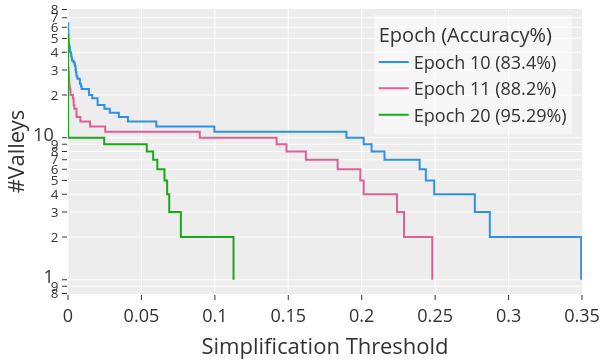

The code cell stored with this chart in its notebook:
### Code cell
data = data.sort_values(by=["epoch", "Number of Minima"], ascending=False)
fig = make_subplots(rows=1, cols=1, shared_yaxes=True)

accuracies = [83.4, 88.2, 95.29]

for i, (e, df) in enumerate(data.groupby(["epoch"])):
	df = data[data["epoch"] == e].sort_values(by="Number of Minima", ascending=False)
	name = df["name"].unique()[0]

	trace = go.Scatter(x = df["Simplification Threshold"], y = df["Number of Minima"], mode="lines", line=dict(shape="hv"), name=f"Epoch {e[0]} ({accuracies[i]}%)", legendgrouptitle=dict(text="Epoch (Accuracy%)"), line_color=color_seq[i])

	fig.add_trace(
		trace,
		row=1,
		col=1,
	)

	fig.update_layout(margin=dict(l=0, r=0, t=0, b=0), width=300*2, height=180*2, font=dict(size=16))
	fig.update_xaxes(title_text="Simplification Threshold", title_standoff=18, automargin=True, range=[0, df["Simplification Threshold"].max()])
	fig.update_yaxes(title_text="#Valleys", type="log", title_standoff=18, automargin=True)

fig.update_layout(margin=dict(l=0, r=0, t=0, b=0), width=300*2, height=180*2, font=dict(size=18), showlegend=True, legend=dict(
xanchor="right", yanchor="top", x=0.98, y=0.98, bgcolor="rgba(255,255,255,0.5)", font=dict(size=18)))
fig.update_xaxes(title_text="Simplification Threshold", title_standoff=18, automargin=True, range=[0, 0.35])
fig.update_yaxes(title_text="#Valleys", type="log", title_standoff=18, automargin=True)
fig.write_image(f"plots/mnist-vgg-b10,11,20.png", scale=2)
fig.show()

### Figure 1 — Plotly figure (JSON) as saved in the notebook; plotly's stock layout.template omitted (floating-point values rounded to 4 significant figures)
{"data": [{"legendgrouptitle": {"text": "Epoch (Accuracy%)"}, "line": {"color": "#2E91E5", "shape": "hv"}, "mode": "lines", "name": "Epoch 10 (83.4%)", "type": "scatter", "x": [0.0, 4.78e-05, 5.684e-05, 6.022e-05, 9.636e-05, 0.000131, 0.0001624, 0.0001742, 0.0002087, 0.0002315, 0.000236, 0.00028, 0.0003599, 0.0003737, 0.0004368, 0.0004649, 0.000515, 0.0005301, 0.0005375, 0.000702, 0.000806, 0.001134, 0.001229, 0.001309, 0.001369, 0.00202, 0.002145, 0.002337, 0.002523, 0.002718, 0.003683, 0.004464, 0.004703, 0.005101, 0.005169, 0.005356, 0.005683, 0.005845, 0.006454, 0.007995, 0.008099, 0.008776, 0.009269, 0.01429, 0.01441, 0.01652, 0.02014, 0.02016, 0.02482, 0.02844, 0.03461, 0.04078, 0.06011, 0.0997, 0.1896, 0.2013, 0.2067, 0.2155, 0.2394, 0.2437, 0.2494, 0.277, 0.2872, 0.3494], "xaxis": "x", "y": [64, 63, 62, 61, 60, 59, 58, 57, 56, 55, 54, 53, 52, 51, 50, 49, 48, 47, 46, 45, 44, 43, 42, 41, 40, 39, 38, 37, 36, 35, 34, 33, 32, 31, 30, 29, 28, 27, 26, 25, 24, 23, 22, 21, 20, 19, 18, 17, 16, 15, 14, 13, 12, 11, 10, 9, 8, 7, 6, 5, 4, 3, 2, 1], "yaxis": "y"}, {"legendgrouptitle": {"text": "Epoch (Accuracy%)"}, "line": {"color": "#E15F99", "shape": "hv"}, "mode": "lines", "name": "Epoch 11 (88.2%)", "type": "scatter", "x": [0.0, 1.191e-07, 8.082e-06, 8.458e-06, 1.899e-05, 3.463e-05, 4.495e-05, 4.711e-05, 5.821e-05, 6.723e-05, 8.567e-05, 0.0001173, 0.0002567, 0.0003556, 0.0005714, 0.0006381, 0.0007347, 0.000749, 0.0008503, 0.0009485, 0.001232, 0.001626, 0.00172, 0.003319, 0.00378, 0.00387, 0.004326, 0.00579, 0.005795, 0.008432, 0.01496, 0.02534, 0.0897, 0.1421, 0.1488, 0.162, 0.1836, 0.1991, 0.2013, 0.224, 0.2288, 0.248], "xaxis": "x", "y": [42, 41, 40, 39, 38, 37, 36, 35, 34, 33, 32, 31, 30, 29, 28, 27, 26, 25, 24, 23, 22, 21, 20, 19, 18, 17, 16, 15, 14, 13, 12, 11, 10, 9, 8, 7, 6, 5, 4, 3, 2, 1], "yaxis": "y"}, {"legendgrouptitle": {"text": "Epoch (Accuracy%)"}, "line": {"color": "#1CA71C", "shape": "hv"}, "mode": "lines", "name": "Epoch 20 (95.29%)", "type": "scatter", "x": [0.0, 1.192e-07, 1.192e-07, 3.576e-07, 3.576e-07, 4.768e-07, 5.96e-07, 7.153e-07, 8.345e-07, 9.537e-07, 1.073e-06, 1.073e-06, 1.55e-06, 1.55e-06, 1.55e-06, 1.669e-06, 1.788e-06, 1.788e-06, 1.907e-06, 2.146e-06, 2.263e-06, 2.98e-06, 3.219e-06, 3.934e-06, 4.529e-06, 4.649e-06, 5.841e-06, 7.271e-06, 7.271e-06, 8.344e-06, 8.464e-06, 8.941e-06, 1.001e-05, 1.085e-05, 1.418e-05, 1.43e-05, 1.49e-05, 1.526e-05, 1.894e-05, 2.098e-05, 2.539e-05, 4.898e-05, 5.924e-05, 6.067e-05, 0.0001119, 0.02465, 0.05365, 0.058, 0.06082, 0.06569, 0.06751, 0.06892, 0.07686, 0.1127], "xaxis": "x", "y": [54, 53, 52, 51, 50, 49, 48, 47, 46, 45, 44, 43, 42, 41, 40, 39, 38, 37, 36, 35, 34, 33, 32, 31, 30, 29, 28, 27, 26, 25, 24, 23, 22, 21, 20, 19, 18, 17, 16, 15, 14, 13, 12, 11, 10, 9, 8, 7, 6, 5, 4, 3, 2, 1], "yaxis": "y"}], "layout": {"font": {"size": 18}, "height": 360, "legend": {"bgcolor": "rgba(255,255,255,0.5)", "font": {"size": 18}, "x": 0.98, "xanchor": "right", "y": 0.98, "yanchor": "top"}, "margin": {"b": 0, "l": 0, "r": 0, "t": 0}, "showlegend": true, "width": 600, "xaxis": {"anchor": "y", "automargin": true, "domain": [0, 1], "range": [0, 0.35], "title": {"standoff": 18, "text": "Simplification Threshold"}}, "yaxis": {"anchor": "x", "automargin": true, "domain": [0, 1], "title": {"standoff": 18, "text": "#Valleys"}, "type": "log"}}}
